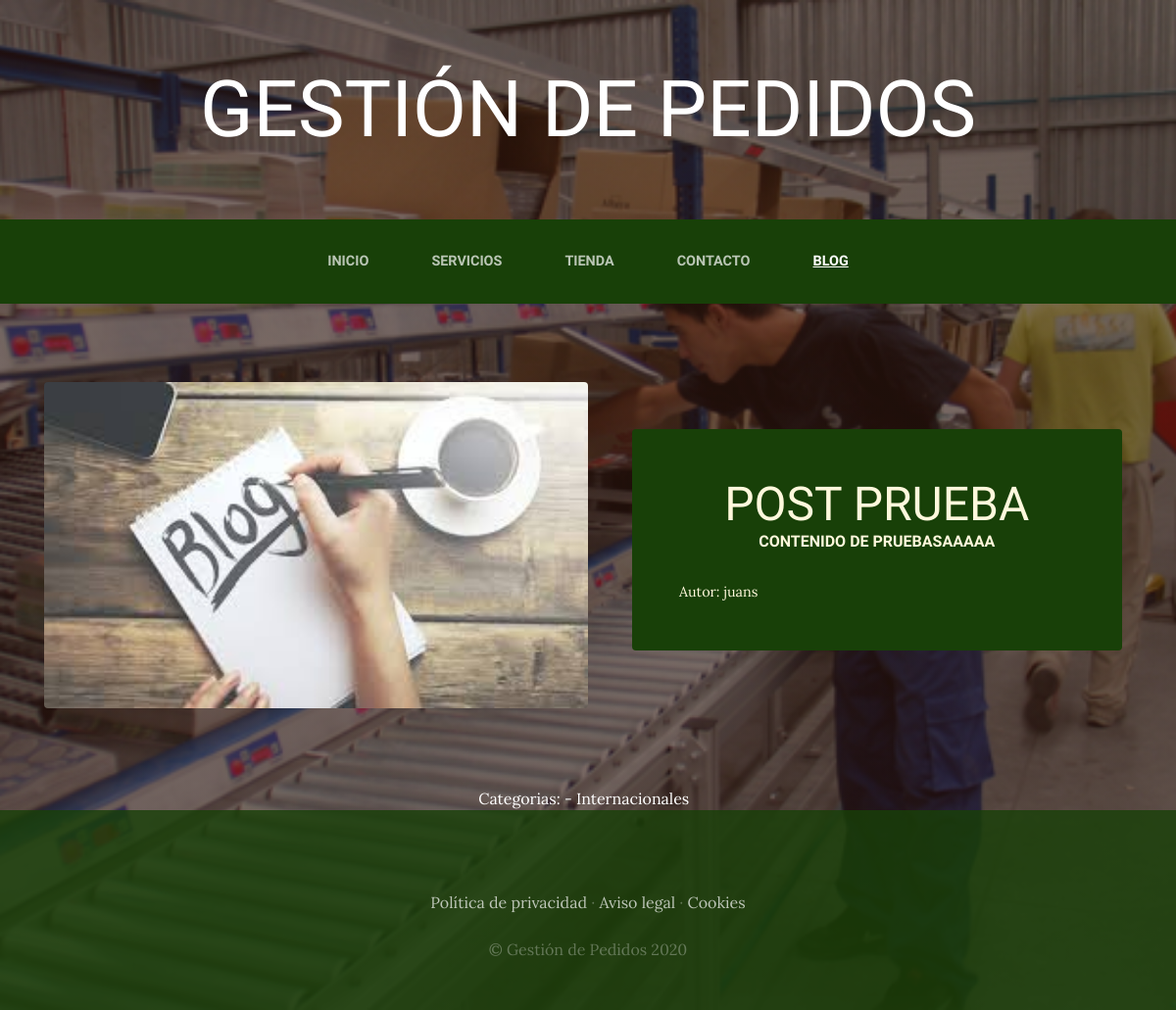
/blog/categorias/1/, run on the app's committed database.
### blog/models.py (models this page shows, shortened)
class Post(models.Model):
    titulo = models.CharField(max_length=75)
    contenido = models.TextField(max_length=100)
    imagen = models.ImageField(upload_to='blog',null=True,blank=True)
    autor = models.ForeignKey(User,on_delete=models.CASCADE)
    categorias =models.ManyToManyField(Categoria)
    created = models.DateTimeField(auto_now_add=True)
    updated = models.DateTimeField(auto_now_add=True)
    class Meta:
        verbose_name = 'post'
        verbose_name_plural = 'posts'

class Categoria(models.Model):
    nombre = models.CharField(max_length=75)
    created = models.DateTimeField(auto_now_add=True)
    updated = models.DateTimeField(auto_now_add=True)
    class Meta:
        verbose_name = 'categoria'
        verbose_name_plural = 'categorias'

### blog/views.py (the view)
# urls.py: path('categorias/<int:categoria_id>/',views.categoria,name='Categorias'),
def categoria(request,categoria_id):
    categoria = Categoria.objects.get(id=categoria_id)
    posts=Post.objects.filter(categorias=categoria)
    return render(request, "blog/categorias.html",{"categoria": categoria,"posts": posts})

### carro/context_processor.py (called while the page is built)
def importe_total_carro(request):
    total = 0
    if request.user.is_authenticated:
        if 'carro' in request.session:      #  <---
            for key, value in request.session["carro"].items():
                total = total + (float(value["precio"])*value["cantidad"])
    return {"importe_total_carro":total}

### blog/templates/blog/categorias.html
{% extends "ProyectoWebApp/base.html" %}
{% load static %}
{% block content %}
    {% for post in posts %}
        <section class="page-section clearfix">
            <div class="container">
                <div class="intro">
                    <img class="intro-img img-fluid mb-3 mb-lg-0 rounded" src="{{post.imagen.url}}" alt="" style="width: 50%;">
                    <div class="intro-text left-0 text-center bg-faded p-5 rounded">
                    <h2 class="section-heading mb-4" >
                    <span class="section-heading-lower">{{post.titulo}}</span>
                    <span class="section-heading-upper">{{post.contenido}}</span>
                    </h2>
                    <div style="text-align: left; font-size: 0.9em;">
                            Autor: {{post.autor}}
                    </div>
                    </div>
                </div>
            </div>
        </section>
    {% endfor %}
    <section>
        <div style="width: 75%;margin: auto;text-align: center;color: white;">
                Categorias:
                {% for post in  posts %}
                    {% for categoria in post.categorias.all %} -
                    {{categoria.nombre}} &nbsp;
                    {% endfor %}
                {% endfor %}
        </div>
    </section>
{% endblock content %}

### ProyectoWebApp/static/ProyectoWebApp/css/gestion.css (style rules this page uses)
body { font-family: 'Lora'; background: linear-gradient(rgba(47, 23, 15, 0.65), rgba(47, 23, 15, 0.65)), url("../img/bg_main.jpg"); background-attachment: fixed; background-position: center; background-size: cover; }
h1, h2, h3, h4, h5, h6 { font-family: 'Raleway'; }
.page-section { margin-top: 5rem; margin-bottom: 5rem; }
.section-heading { text-transform: uppercase; }
.section-heading .section-heading-upper { display: block; font-size: 1rem; font-weight: 800; padding-bottom:.5rem; }
.section-heading .section-heading-lower { display: block; font-size: 3rem; font-weight: 100; }
.bg-faded { background-color: rgba(255, 255, 255, 0.85); }
.intro { position: relative; }
@media (min-width: 992px) { .intro .intro-img { width: 75%; float: left; } }
@media (min-width: 992px) { .intro .intro-text { left: 600; width: 60%; margin-top: 3rem; background-color: rgba(24, 64, 8); color: cornsilk; position: absolute; } }
@media (min-width: 1200px) { .intro .intro-text { width: 45%; } }

### data on the page
Post: imagen (picture), titulo "POST PRUEBA", contenido "CONTENIDO DE PRUEBASAAAAA", autor "juans"
Categoria: nombre "Internacionales"
